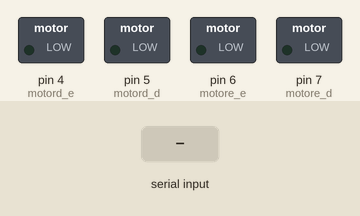
Bench run of a sketch on a simulated Arduino Uno, built with avr-gcc and run on an emulated ATmega328P. Shown: switched loads named in the sketch (green lamp = pin HIGH). The test bench sets the inputs (shaded band).

Above: at 1.2 s.
1.3 s: "F" received over the second serial link
At 2.5 s:
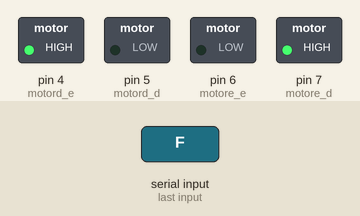
2.8 s: "B" received over the second serial link
At 3.9 s:
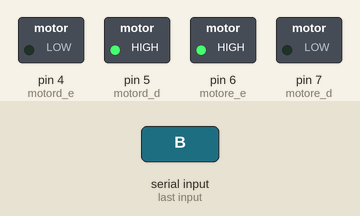
4.3 s: "L" received over the second serial link
At 5.0 s:
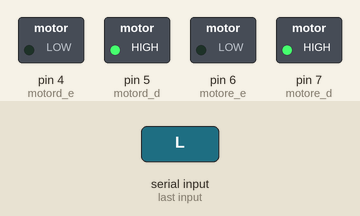
5.8 s: "R" received over the second serial link
At 6.1 s:
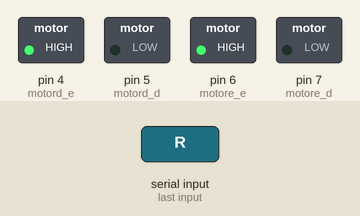
7.3 s: "1" received over the second serial link
At 8.5 s:
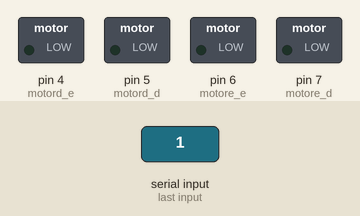
Timing chart, 0 to 9.8 s (numbered marks = the images above; inputs shaded):
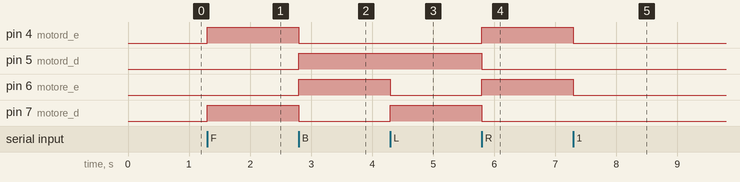

Measured:
- after the input at 1.3 s, pin 4 (motord_e), pin 7 (motore_d): LOW → HIGH at once
- after the input at 2.8 s, pin 4 (motord_e), pin 7 (motore_d): HIGH → LOW at once; pin 5 (motord_d), pin 6 (motore_e): LOW → HIGH at once
- after the input at 4.3 s, pin 6 (motore_e): HIGH → LOW at once; pin 7 (motore_d): LOW → HIGH at once
- after the input at 5.8 s, pin 4 (motord_e), pin 6 (motore_e): LOW → HIGH at once; pin 5 (motord_d), pin 7 (motore_d): HIGH → LOW at once
- after the input at 7.3 s, pin 4 (motord_e), pin 6 (motore_e): HIGH → LOW at once

The sketch:

Robo.ino
```cpp
#include <SoftwareSerial.h>
SoftwareSerial bluetooth(2, 3);

int motord_e = 4;
int motord_d  = 5;
int motore_e  = 6;
int motore_d  = 7;
char comando;

void setup() {
  bluetooth.begin(9600);
  pinMode(motord_e, OUTPUT);
  pinMode(motord_d, OUTPUT);
  pinMode(motore_e, OUTPUT);
  pinMode(motore_d, OUTPUT);
}

void loop() {
  while (bluetooth.available()) {
    comando = bluetooth.read();
    if (comando == 'F') {
      digitalWrite(motord_e, HIGH);
      digitalWrite(motord_d, LOW);
      digitalWrite(motore_e, LOW);
      digitalWrite(motore_d, HIGH);
    }
    else if (comando == 'B') {
      digitalWrite(motord_e, LOW);
      digitalWrite(motord_d, HIGH);
      digitalWrite(motore_e, HIGH);
      digitalWrite(motore_d, LOW);
    }
    else if (comando == 'L') {
       digitalWrite(motord_e, LOW);
       digitalWrite(motord_d, HIGH);
       digitalWrite(motore_e, LOW);
       digitalWrite(motore_d, HIGH);
    }
    else if (comando == 'R') {
      digitalWrite(motord_e, HIGH);
      digitalWrite(motord_d, LOW);
      digitalWrite(motore_e, HIGH);
      digitalWrite(motore_d, LOW);
    } else {
       digitalWrite(motord_e, LOW);
       digitalWrite(motord_d, LOW);
       digitalWrite(motore_e, LOW);
       digitalWrite(motore_d,LOW);
    }
  }
}
```
